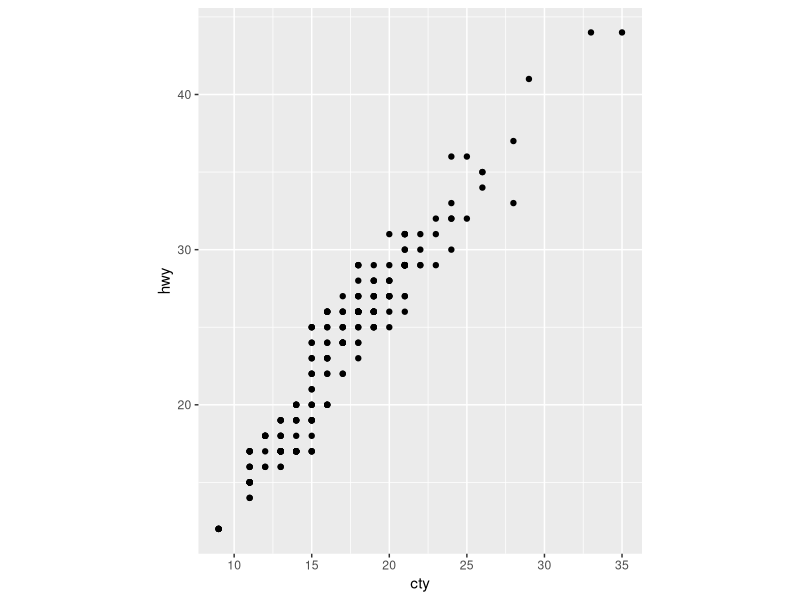

This figure's R source:
# r2py crawler metadata
# package: ggplot2
# source_type: vignette
# topic: ggplot2_s8
# source_file: C:\Users\bened\AppData\Local\R\win-library\4.5\ggplot2\doc\ggplot2.R
# lines: 8

suppressPackageStartupMessages(library(ggplot2))
#| label: example_coords
#| fig.alt: "A scatterplot showing city versus highway miles per gallon for 
#|  many cars. The aspect ratio of the plot is such that units on the x-axis
#|  have the same length as units on the y-axis."
ggplot(mpg, aes(cty, hwy)) +
  geom_point() +
  coord_fixed()
